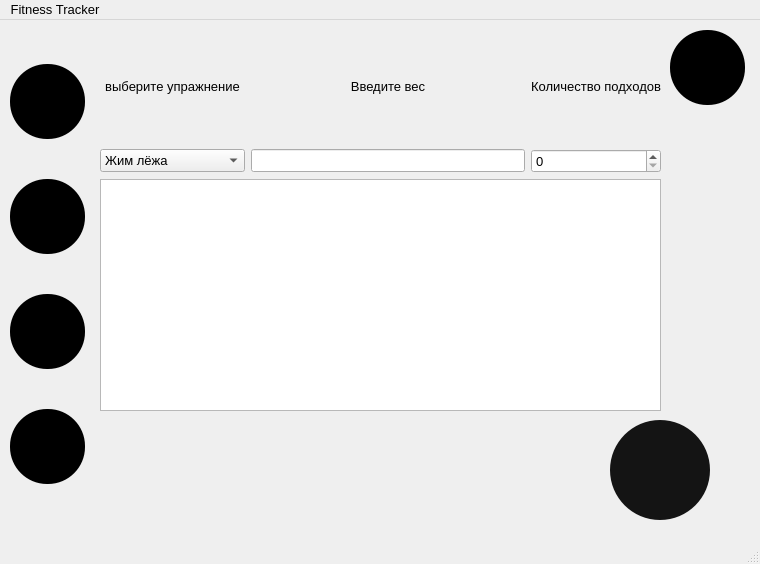
<?xml version="1.0" encoding="UTF-8"?>
<ui version="4.0">
 <class>MainWindow</class>
 <widget class="QMainWindow" name="MainWindow">
  <property name="geometry">
   <rect>
    <x>0</x>
    <y>0</y>
    <width>760</width>
    <height>564</height>
   </rect>
  </property>
  <property name="font">
   <font>
    <pointsize>10</pointsize>
   </font>
  </property>
  <property name="windowTitle">
   <string>MainWindow</string>
  </property>
  <widget class="QWidget" name="centralwidget">
   <widget class="QPushButton" name="profile">
    <property name="geometry">
     <rect>
      <x>670</x>
      <y>10</y>
      <width>75</width>
      <height>75</height>
     </rect>
    </property>
    <property name="styleSheet">
     <string notr="true"> background-color: black;
 border-radius:37px;
 max-width:75px;
 max-height:75px;
 min-width:75px;
 min-height:75px; background-color: black;
 border-radius:37px;
 max-width:75px;
 max-height:75px;
 min-width:75px;
 min-height:75px;</string>
    </property>
    <property name="text">
     <string/>
    </property>
    <property name="icon">
     <iconset>
      <disabledoff>C:/Users/demsh/Downloads/free-icon-user-profile-2734847.png</disabledoff>
     </iconset>
    </property>
    <property name="iconSize">
     <size>
      <width>40</width>
      <height>40</height>
     </size>
    </property>
   </widget>
   <widget class="QPushButton" name="AddNote">
    <property name="geometry">
     <rect>
      <x>610</x>
      <y>400</y>
      <width>100</width>
      <height>100</height>
     </rect>
    </property>
    <property name="sizePolicy">
     <sizepolicy hsizetype="Fixed" vsizetype="Fixed">
      <horstretch>0</horstretch>
      <verstretch>0</verstretch>
     </sizepolicy>
    </property>
    <property name="mouseTracking">
     <bool>false</bool>
    </property>
    <property name="styleSheet">
     <string notr="true"> background-color: #141414;
 border-radius:50px;
 max-width:100px;
 max-height:100px;
 min-width:100px;
 min-height:100px;
</string>
    </property>
    <property name="text">
     <string/>
    </property>
    <property name="icon">
     <iconset>
      <normaloff>C:/Users/demsh/Downloads/free-icon-plus-positive-add-mathematical-symbol-43869.png</normaloff>C:/Users/demsh/Downloads/free-icon-plus-positive-add-mathematical-symbol-43869.png</iconset>
    </property>
    <property name="iconSize">
     <size>
      <width>50</width>
      <height>50</height>
     </size>
    </property>
   </widget>
   <widget class="QWidget" name="layoutWidget">
    <property name="geometry">
     <rect>
      <x>10</x>
      <y>10</y>
      <width>81</width>
      <height>491</height>
     </rect>
    </property>
    <layout class="QVBoxLayout" name="verticalLayout">
     <item>
      <widget class="QPushButton" name="journal">
       <property name="styleSheet">
        <string notr="true"> background-color: black;
 border-radius:37px;
 max-width:75px;
 max-height:75px;
 min-width:75px;
 min-height:75px;</string>
       </property>
       <property name="text">
        <string/>
       </property>
       <property name="icon">
        <iconset>
         <normaloff>C:/Users/demsh/Downloads/free-icon-journal-2708777.png</normaloff>C:/Users/demsh/Downloads/free-icon-journal-2708777.png</iconset>
       </property>
       <property name="iconSize">
        <size>
         <width>35</width>
         <height>35</height>
        </size>
       </property>
      </widget>
     </item>
     <item>
      <widget class="QPushButton" name="progression">
       <property name="styleSheet">
        <string notr="true"> background-color: black;
 border-radius:37px;
 max-width:75px;
 max-height:75px;
 min-width:75px;
 min-height:75px;</string>
       </property>
       <property name="text">
        <string/>
       </property>
       <property name="icon">
        <iconset>
         <normalon>C:/Users/demsh/Downloads/free-icon-graphic-progression-69856.png</normalon>
        </iconset>
       </property>
       <property name="iconSize">
        <size>
         <width>30</width>
         <height>30</height>
        </size>
       </property>
      </widget>
     </item>
     <item>
      <widget class="QPushButton" name="purpose">
       <property name="styleSheet">
        <string notr="true"> background-color: black;
 border-radius:37px;
 max-width:75px;
 max-height:75px;
 min-width:75px;
 min-height:75px;</string>
       </property>
       <property name="text">
        <string/>
       </property>
       <property name="icon">
        <iconset>
         <normaloff>C:/Users/demsh/Downloads/goal_3173700.png</normaloff>C:/Users/demsh/Downloads/goal_3173700.png</iconset>
       </property>
       <property name="iconSize">
        <size>
         <width>30</width>
         <height>30</height>
        </size>
       </property>
      </widget>
     </item>
     <item>
      <widget class="QPushButton" name="pushButton_4">
       <property name="styleSheet">
        <string notr="true"> background-color: black;
 border-radius:37px;
 max-width:75px;
 max-height:75px;
 min-width:75px;
 min-height:75px;</string>
       </property>
       <property name="text">
        <string/>
       </property>
       <property name="icon">
        <iconset>
         <normalon>C:/Users/demsh/Downloads/free-icon-weekly-calendar-outline-event-interface-symbol-54332.png</normalon>
        </iconset>
       </property>
       <property name="iconSize">
        <size>
         <width>30</width>
         <height>30</height>
        </size>
       </property>
      </widget>
     </item>
    </layout>
   </widget>
   <widget class="QWidget" name="gridLayoutWidget">
    <property name="geometry">
     <rect>
      <x>100</x>
      <y>10</y>
      <width>561</width>
      <height>381</height>
     </rect>
    </property>
    <layout class="QGridLayout" name="gridLayout">
     <item row="1" column="3">
      <widget class="QSpinBox" name="lineApproach"/>
     </item>
     <item row="1" column="2">
      <widget class="QLineEdit" name="linWeight"/>
     </item>
     <item row="0" column="2">
      <widget class="QLabel" name="label_2">
       <property name="text">
        <string>Введите вес</string>
       </property>
       <property name="textFormat">
        <enum>Qt::TextFormat::AutoText</enum>
       </property>
       <property name="alignment">
        <set>Qt::AlignmentFlag::AlignCenter</set>
       </property>
      </widget>
     </item>
     <item row="0" column="3">
      <widget class="QLabel" name="label_3">
       <property name="text">
        <string>Количество подходов</string>
       </property>
       <property name="alignment">
        <set>Qt::AlignmentFlag::AlignCenter</set>
       </property>
       <property name="margin">
        <number>23</number>
       </property>
       <property name="indent">
        <number>-1</number>
       </property>
       <property name="openExternalLinks">
        <bool>false</bool>
       </property>
       <property name="textInteractionFlags">
        <set>Qt::TextInteractionFlag::NoTextInteraction</set>
       </property>
      </widget>
     </item>
     <item row="1" column="1">
      <widget class="QComboBox" name="LineWorkout">
       <item>
        <property name="text">
         <string>Жим лёжа</string>
        </property>
       </item>
       <item>
        <property name="text">
         <string>Становая тяга</string>
        </property>
       </item>
       <item>
        <property name="text">
         <string>Присед со штангой</string>
        </property>
       </item>
       <item>
        <property name="text">
         <string>Бег на дорожке</string>
        </property>
       </item>
       <item>
        <property name="text">
         <string>Новый элемент</string>
        </property>
       </item>
      </widget>
     </item>
     <item row="0" column="1">
      <widget class="QLabel" name="label">
       <property name="text">
        <string>выберите упражнение</string>
       </property>
       <property name="alignment">
        <set>Qt::AlignmentFlag::AlignCenter</set>
       </property>
       <property name="wordWrap">
        <bool>false</bool>
       </property>
       <property name="margin">
        <number>22</number>
       </property>
      </widget>
     </item>
     <item row="3" column="1" rowspan="2" colspan="3">
      <widget class="QTextEdit" name="textEdit">
       <property name="tabChangesFocus">
        <bool>false</bool>
       </property>
       <property name="documentTitle">
        <string/>
       </property>
       <property name="overwriteMode">
        <bool>true</bool>
       </property>
       <property name="acceptRichText">
        <bool>true</bool>
       </property>
       <property name="textInteractionFlags">
        <set>Qt::TextInteractionFlag::TextEditorInteraction</set>
       </property>
       <property name="placeholderText">
        <string comment="Заметки для записей самочувствия,ощущениями" extracomment="Заметки для записей самочувствия,ощущениями"/>
       </property>
      </widget>
     </item>
    </layout>
   </widget>
  </widget>
  <widget class="QMenuBar" name="menubar">
   <property name="geometry">
    <rect>
     <x>0</x>
     <y>0</y>
     <width>760</width>
     <height>22</height>
    </rect>
   </property>
   <widget class="QMenu" name="menuFitness_Tracker">
    <property name="title">
     <string>Fitness Tracker</string>
    </property>
   </widget>
   <addaction name="menuFitness_Tracker"/>
  </widget>
  <widget class="QStatusBar" name="statusbar"/>
 </widget>
 <resources/>
 <connections/>
</ui>
